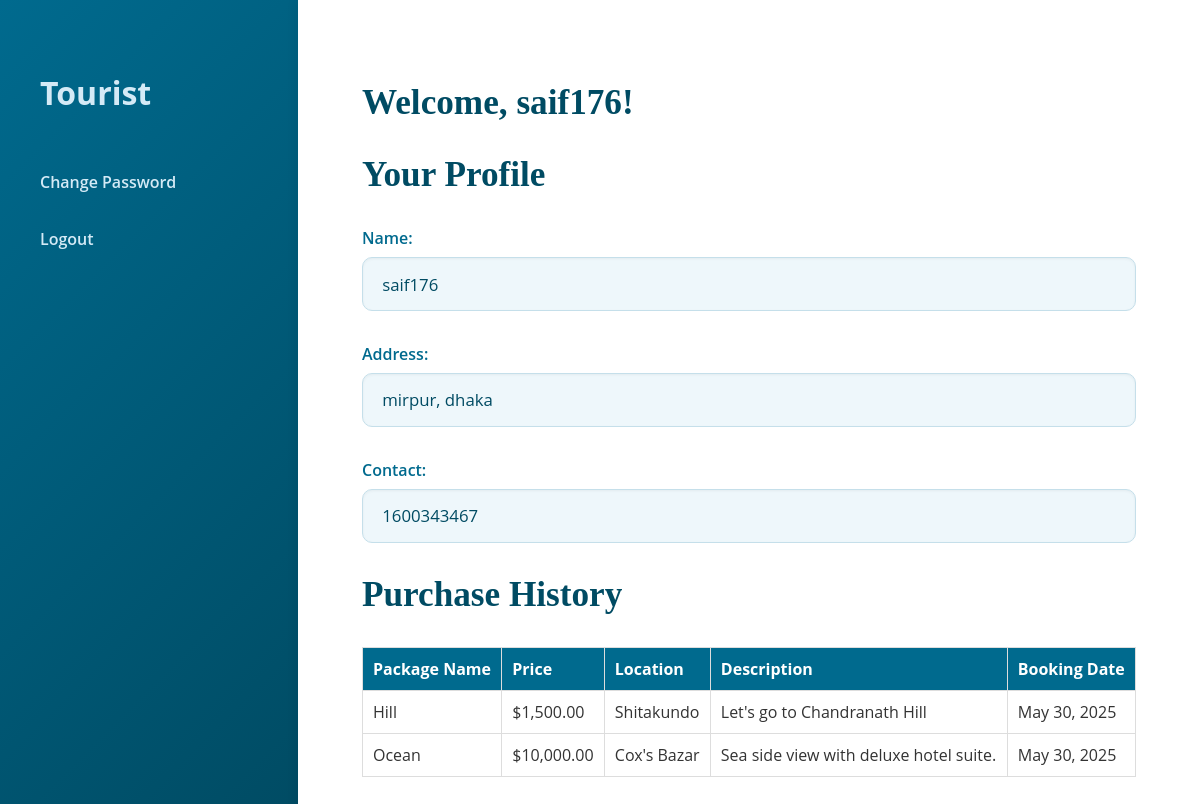
The page /profile.php (signed in) on the database its author committed.
### tables this page shows
CREATE TABLE `users` (
  `id` int(11) NOT NULL,
  `username` varchar(100) DEFAULT NULL,
  `email` varchar(100) DEFAULT NULL,
  `password` varchar(255) DEFAULT NULL,
  `address` text DEFAULT NULL,
  `contact` int(11) NOT NULL
);

CREATE TABLE `booking` (
  `booking_id` int(11) NOT NULL,
  `user_id` int(11) DEFAULT NULL,
  `full_name` varchar(100) NOT NULL,
  `address` varchar(255) NOT NULL,
  `contact` varchar(20) NOT NULL,
  `no_of_people` int(11) NOT NULL,
  `amount` decimal(10,2) NOT NULL,
  `payment_method` varchar(50) NOT NULL,
  `booking_date` timestamp NOT NULL DEFAULT current_timestamp(),
  `start_date` date DEFAULT NULL,
  `end_date` date DEFAULT NULL,
  `package_id` int(11) DEFAULT NULL,
  `duration` int(11) DEFAULT NULL
);

CREATE TABLE `packages` (
  `package_id` int(11) NOT NULL,
  `package_name` varchar(100) DEFAULT NULL,
  `price` decimal(10,2) DEFAULT NULL,
  `description` text DEFAULT NULL,
  `location` text DEFAULT NULL
);

### profile.php (the view, shortened to what this page needs)
<?php
$servername = "localhost";
$db_username = "root";
$db_password = "";
$db_name = "tourist";
$conn = new mysqli($servername, $db_username, $db_password, $db_name);
$email = $_SESSION['email'];
$stmt = $conn->prepare("SELECT id, username, address, contact FROM users WHERE email = ?");
$stmt->bind_param("s", $email);
$stmt->execute();
$result = $stmt->get_result();
$user = $result->fetch_assoc();
$user_id = $user['id'];
$history_stmt = $conn->prepare("
    SELECT p.package_name, p.price, p.location, p.description, b.booking_date
    FROM booking b
    JOIN packages p ON b.package_id = p.package_id
    WHERE b.user_id = ?
    ORDER BY b.booking_date DESC
");
$history_stmt->bind_param("i", $user_id);
$history_stmt->execute();
$history_result = $history_stmt->get_result();
?>
<!DOCTYPE html>
<html lang="en">
<head>
</head>
<body>
<div class="sidebar">
    <a id="hom" href="index.php"><h1>Tourist</h1></a>
  <a href="change_password.php">Change Password</a>
  <a href="logout.php">Logout</a>
</div>
<div class="content">
    <h3>Welcome, <?php echo htmlspecialchars($user['username']); ?>!</h3>
  <h2>Your Profile</h2>
  <div class="profile-field">
    <label>Name:</label>
    <div class="username-display"><?php echo htmlspecialchars($user['username']); ?></div>
  </div>
  <div class="profile-field">
    <label>Address:</label>
    <div><?php echo htmlspecialchars($user['address']); ?></div>
  </div>
  <div class="profile-field">
    <label>Contact:</label>
    <div><?php echo htmlspecialchars($user['contact']); ?></div>
  </div>
  <h2>Purchase History</h2>
  <?php if ($history_result->num_rows > 0): ?>
  <table>
      <thead>
          <tr>
              <th>Package Name</th>
              <th>Price</th>
              <th>Location</th>
              <th>Description</th>
              <th>Booking Date</th>
          </tr>
      </thead>
      <tbody>
          <?php while ($row = $history_result->fetch_assoc()): ?>
          <tr>
              <td><?php echo htmlspecialchars($row['package_name']); ?></td>
              <td>$<?php echo number_format($row['price'], 2); ?></td>
              <td><?php echo htmlspecialchars($row['location']); ?></td>
              <td><?php echo htmlspecialchars($row['description']); ?></td>
              <td><?php echo htmlspecialchars(date("F j, Y", strtotime($row['booking_date']))); ?></td>
          </tr>
          <?php endwhile; ?>
      </tbody>
  </table>
  <?php else: ?>
  <p>You have not purchased any packages yet.</p>
  <?php endif; ?>
</div>
</body>
</html>

### profile.php (style rules this page uses)
body { font-family: 'Open Sans', sans-serif; background-color: #f5f9fc; color: #333; margin: 0; display: flex; flex-direction: row; min-height: 100vh; }
.sidebar { background: linear-gradient(135deg, #006a8e, #004b63); color: #fff; width: 250px; padding: 2rem 1.5rem; display: flex; flex-direction: column; }
.sidebar a { color: #d4eaf6; text-decoration: none; margin: 0.5rem 0; padding: 0.6rem 1rem; border-radius: 8px; transition: background 0.3s, color 0.3s; font-weight: 600; }
.content { flex: 1; padding: 3rem 4rem; background-color: #fff; box-shadow: -3px 0 10px rgba(0, 0, 0, 0.05); }
.content h3 { font-family: 'Playfair Display', serif; font-size: 2.2rem; color: #004b63; margin-bottom: 2rem; }
.content h2 { font-family: 'Playfair Display', serif; font-size: 2.2rem; color: #004b63; margin-bottom: 2rem; }
.profile-field { margin-bottom: 2rem; }
.profile-field label { display: block; font-weight: 600; color: #006a8e; font-size: 1rem; margin-bottom: 0.5rem; }
.profile-field div, .username-display { background-color: #eef7fb; padding: 0.9rem 1.2rem; border: 1px solid #c5dfea; border-radius: 10px; color: #004b63; font-size: 1.05rem; box-shadow: inset 0 1px 3px rgba(0, 0, 0, 0.05); }
table { width: 100%; border-collapse: collapse; margin-top: 1rem; }
table thead tr { background-color: #006a8e; color: white; }
table th, table td { padding: 10px; border: 1px solid #ddd; text-align: left; }

### rows shown on the page
users: username "saif176", address "mirpur, dhaka", contact "1600343467"
booking: package.package_name "Hill", package.price "1,500.00", package.location "Shitakundo", package.description "Let's go to Chandranath Hill", booking_date "May 30, 2025"
booking: package.package_name "Ocean", package.price "10,000.00", package.location "Cox's Bazar", package.description "Sea side view with deluxe hotel suite.", booking_date "May 30, 2025"
